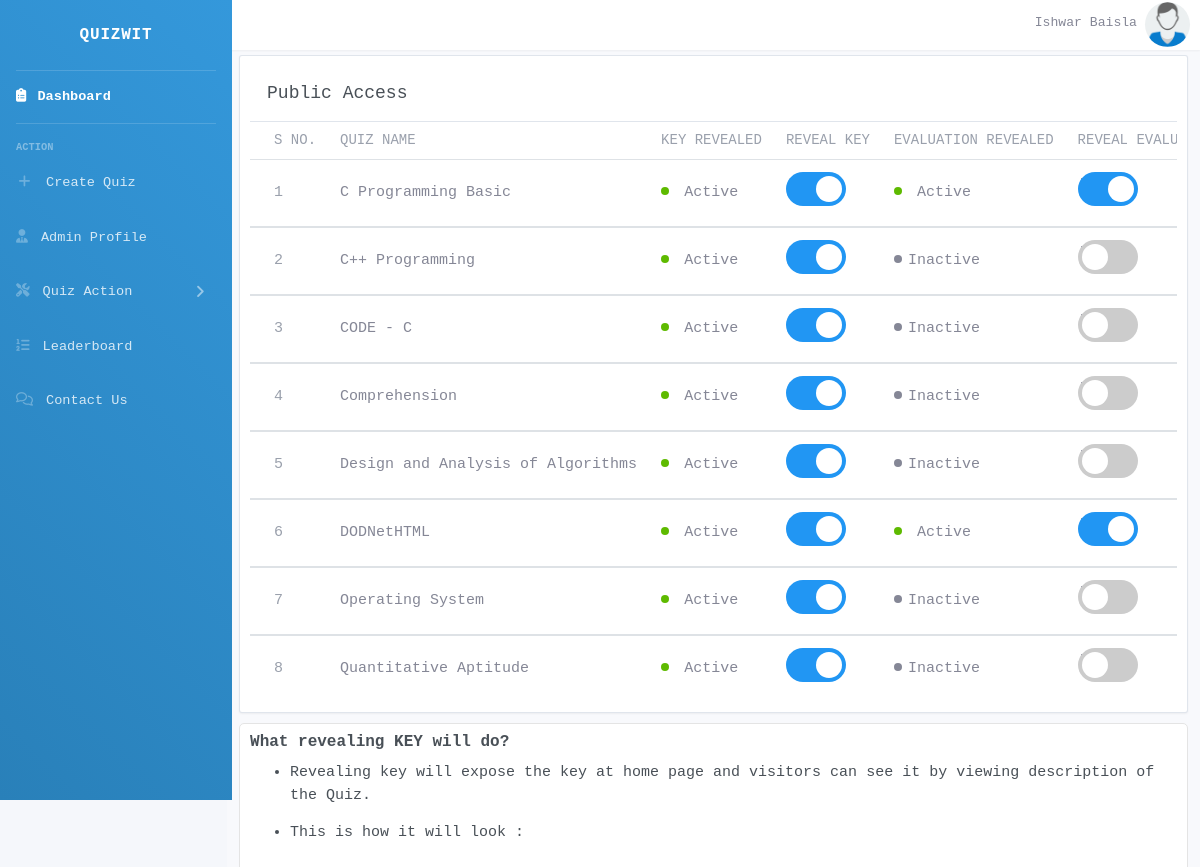
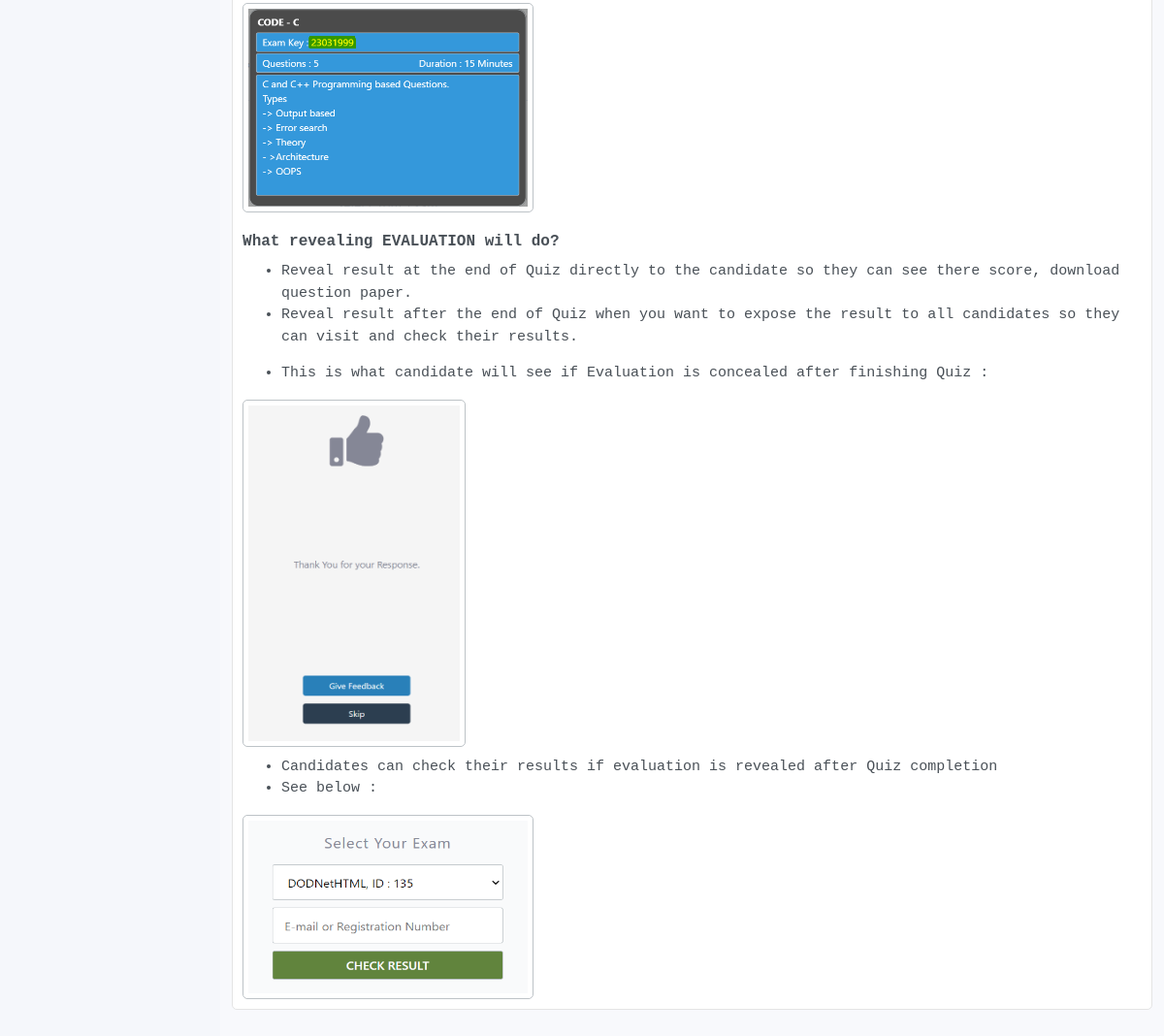
The app's page /public_access.php (signed in) with its own data (2 pictures, top to bottom).
### tables this page shows
CREATE TABLE `quizes` (
  `quiz_id` int(11) NOT NULL,
  `quiz_name` varchar(50) NOT NULL,
  `difficulty_level` char(30) NOT NULL,
  `description` varchar(1000) NOT NULL,
  `number_of_questions` int(11) NOT NULL,
  `is_active` int(11) NOT NULL,
  `active_timing` bigint(20) NOT NULL,
  `inactive_timing` bigint(20) NOT NULL,
  `Exam_key` varchar(30) NOT NULL,
  `key_access` tinyint(4) NOT NULL,
  `show_evaluation` tinyint(4) NOT NULL,
  `time_duration` int(11) NOT NULL,
  `marks_per_question` int(11) NOT NULL,
  `negative_marking` double NOT NULL,
  `passing_percentage` int(11) NOT NULL,
  `admin_email_id` int(11) NOT NULL,
  `time_stamp` varchar(100) NOT NULL
);

### public_access.php (the view, shortened to what this page needs)
<!DOCTYPE html>
<html>
<head>
</head>
</html>
<?php
    require_once('connection.php');
?>
<!DOCTYPE html>
<html>
	<?php include 'includes/header.php'; ?>
	<?php include 'includes/navbar.php'; ?>
	<div class="container">
  <div style="height: 55px;"></div>
		<div  style="margin-bottom: -40px;"class="row row-card row-deck">
			<div class="col-12">
				<div class="card">
					<div class="card-header">
						<h2 class="card-title">Public Access</h2>
					</div>
					<div class="table-responsive">
						<table class="table card-table table-vcenter text-nowrap">
							<thead>
								<tr>
									<th class="w-1">S No.</th>
									<th>Quiz Name</th>
									<th>Key Revealed</th>
									<th>Reveal Key</th>
									<th>Evaluation Revealed</th>
									<th>Reveal Evaluation</th>
								</tr>
							</thead>
							<tbody>
								<form action="toggle_state.php" method="get">
					        	<?php
					            $temp = "SELECT * FROM quizes WHERE admin_email_id='$_SESSION[admin_id]' ORDER BY quiz_name";
					            $result = mysqli_query($conn,$temp);
					            $i = 1;
					             $k=-1;
					             $m=1;
					            while($row = $result->fetch_assoc())
					            {
					               $sql = "SELECT * FROM question_bank WHERE quiz_id='$row[quiz_id]'";
					                    $temp = mysqli_query($conn,$sql);
					                  if($temp->num_rows>0)
					                  {
					                 $k = $k+1;
					                ?>
					                      <tr>
					                      	<td>
								              <span class="text-muted"><?php echo $i; ?></span>
								            </td>
					                        <td class="quiz-name"><?php echo $row['quiz_name']; ?></td>
					                    <td class="quiz-status">
					                        	<?php
					                        	if($row['key_access'])
					                    {
					                    	echo "<span class='status-icon bg-success'></span>
					                    		Active
					                    	<div class='count-active'></div>"; $m = 1;}
					                    else
					                    	{echo "<span class='status-icon bg-unsuccess'></span>Inactive";
					                     $m=2;}
					                    ?>
					                    </td>
					                    <td class='toggle'>
					                        <label class="switch">
					                        <?php
					                        if($m==1)
					                        {
					                        	?>
					                        <input class='check-key-access' onclick='change_key_access(<?php echo $row['quiz_id'];?>,<?php echo $k;?>)' type='checkbox' checked>;
					                        <?php
					                         }
					                         else {
					                         	?>
					                        <input class='check-key-access' onclick='change_key_access(<?php echo $row['quiz_id'];?>,<?php echo $k;?>)' type='checkbox' unchecked>;
                                              <?php
                                          }
                                          ?>
  											<span class="slider round"></span>
											</label>
					                    </td>
					                         <td class="quiz-status">
					                        	<?php
					                        	if($row['show_evaluation'])
					                    {
					                    	echo "<span class='status-icon bg-success'></span>
					                    		Active
					                    	<div class='count-active'></div>"; $m = 1;}
					                    else
					                    	{echo "<span class='status-icon bg-unsuccess'></span>Inactive";
					                     $m=2;}
					                    ?>
					                    </td>
					                    <td class='toggle'>
					                        <label class="switch">
					                        <?php
					                        if($m==1)
					                        {
					                        	?>
					                        <input class='check-evaluation' onclick='change_evaluation_access(<?php echo $row['quiz_id'];?>,<?php echo $k;?>)' type='checkbox' checked>;
					                        <?php
					                         }
					                         else {
					                         	?>
					                        <input class='check-evaluation' onclick='change_evaluation_access(<?php echo $row['quiz_id'];?>,<?php echo $k;?>)' type='checkbox' unchecked>;
                                              <?php
                                          }
                                          ?>
  											<span class="slider round"></span>
											</label>
					                    </td>
					                  </tr>
							</tbody>
							<?php
                                     $i =$i + 1;
					              }
					        }
					        ?>
						</table>
					</div>
				</div>
			</div>
		</div>
    <div class="explaining-feature">
   		<h5>What revealing KEY will do?</h5>
   				<ul>
   					<li> Revealing key will expose the key at home page and visitors can see it by viewing description of the Quiz.
   					</li>
   				</ul>
   				<ul>
   					<li>This is how it will look :</li>
   				</ul>
   			<img class="reveal-key" src="images/key_reveal.png" alt="view not able to load">
   		<br>
   		<br>
   		<h5>What revealing EVALUATION will do?</h5>
 			<ul>
   						<li>Reveal result at the end of Quiz directly to the candidate so they can see there score, download question paper.
   					    </li>
   						<li> Reveal result after the end of Quiz when you want to expose the result to all candidates so they can visit and check their results.
   						</li>
   					</ul>
   				<ul>
   					<li>This is what candidate will see if Evaluation is concealed after finishing Quiz :</li>
   				</ul>
   					<img class="conceal-result" src="images/concealed_quiz_result.png" alt="view not able to load">
   				<ul>
   					<li>Candidates can check their results if evaluation is revealed after Quiz completion  </li>
   					<li>See below :</li>
   				</ul>
   				<img class="check-result" src="images/check_result.png" alt="view not able to load">
    </div>
	</div>
</body>
</html>

### includes/header.php (shortened to what this page needs)
<!DOCTYPE html>
<html lang="en">
<head>
  <link href="css/sb-admin-2.css" rel="stylesheet">
  <link href="css/dashboard.css" rel="stylesheet">
</head>
<body id="page-top" >
  <div id="wrapper">

### includes/navbar.php (shortened to what this page needs)
   <ul style="max-height:100vh;overflow-y:auto;overflow-x:hidden;background: linear-gradient(45deg, #2980b9, #3498db);position: absolute;position: fixed;" class="navbar-nav sidebar sidebar-dark accordion open-close-sidebar" id="accordionSidebar">
<a class="sidebar-brand d-flex align-items-center justify-content-center" href="index.php">
  <div style="display: block;" class="sidebar-brand-text mx-3">QuizWit</div>
</a>
<hr class="sidebar-divider my-0">
<li class="nav-item active">
  <a class="nav-link" href="admin_dashboard.php">
    <i class="fas fa-clipboard-list"></i>
    <span>Dashboard</span></a>
</li>
<hr class="sidebar-divider">
<div class="sidebar-heading">
  Action
</div>
<li class="nav-item">
  <a class="nav-link collapsed" href="createquiz.php" >
    <i class="fas fa-fw fa-plus"></i>
    <span>Create Quiz</span>
  </a>
</li>
<li class="nav-item">
  <a class="nav-link" href="admin_profile.php">
    <i class="fas fa-user-tie"></i>
    <span>Admin Profile</span></a>
</li>
<li class="nav-item">
  <?php
  $control = 0;
  $quizControl = 0;
    $sql = "SELECT * FROM quizes WHERE admin_email_id='$_SESSION[admin_id]'";
    $result = mysqli_query($conn,$sql);
    while($row = $result->fetch_assoc()){
      $quizControl  = 1;
      $sql = "SELECT * FROM question_bank WHERE quiz_id='$row[quiz_id]'";
      $res = mysqli_query($conn,$sql);
      if($res->num_rows>0)
        {$control = 1;
        break;}
    }
  ?>
<?php if($quizControl){?>
  <a class="nav-link collapsed" style="position:relative;" href="#" data-toggle="collapse" data-target="#collapseUtilities" aria-expanded="true" aria-controls="collapseUtilities">
    <i class="fas fa-tools"></i>
    <span>Quiz Action</span>
  </a>
<?php }?>
</li>
<?php
if($control){
?>
<li class="nav-item">
  <a class="nav-link" href="leaderboard.php">
    <i class="fas fa-list-ol"></i>
    <span>Leaderboard</span></a>
</li>
<?php
}
?>
<li class="nav-item">
  <a class="nav-link" href="contact_us.php">
    <i class="far fa-comments"></i>
    <span>Contact Us</span></a>
</li>
</ul>
    <div id="content-wrapper" class="d-flex flex-column">
      <div id="content">
        <nav style="z-index: 2;width: 100%;position: absolute;left: 0;top:0;position: fixed;height: 50px;" class="navbar navbar-expand navbar-light bg-white topbar mb-4 static-top shadow">
          <ul class="navbar-nav ml-auto">
            <li style="position: absolute;right: 2px;top:-12px;" class="nav-item dropdown no-arrow">
              <a class="nav-link dropdown-toggle" href="#" id="userDropdown" role="button" data-toggle="dropdown" aria-haspopup="true" aria-expanded="false">
                <span class="mr-2 d-none d-lg-inline text-gray-600 small">
               <?php echo $_SESSION['name']; ?>
                  <?php
                    $sql = "SELECT * FROM profile_photo WHERE admin_email='$_SESSION[email]'";
                    $result = mysqli_query($conn,$sql);
                    if($result->num_rows==1)
                    {
                      $row = $result->fetch_assoc();
                      $image_name = $row['image_name'];
                    }
                    else $image_name = "default_image.png";
                  ?>
                </span>
                <span class="p-img-c" >
                  <img id="menu-circle-photo"  src="profile_photo/<?php echo $image_name; ?>" style="max-width:100%;">
                </span>
              </a>
            </li>
          </ul>
        </nav>

### public_access.php (style rules this page uses)
.explaining-feature { margin-bottom: 30px; margin-top: -15px; background: white; padding: 10px; border-radius: 5px; border: 0.5px solid #e4e4e4; }
.reveal-key { width: 300px; height: 216px; border: 0.5px solid #bdc3c7; border-radius: 5px; padding: 5px; margin-top: 10px; }
.conceal-result { height: 358px; width: 230px; border: 0.5px solid #bdc3c7; border-radius: 5px; padding: 5px; margin-bottom: 10px; }
.check-result { height: 190px; width: 300px; border: 0.5px solid #bdc3c7; border-radius: 5px; padding: 5px; }

### includes/header.php (style rules this page uses)
body { font-family: monospace; }
.open-close-sidebar { z-index: 3; }

### records on screen
quizes: quiz_name "C Programming Basic", key_access 1 (drawn), show_evaluation 1 (drawn)
quizes: quiz_name "C++ Programming", key_access 1 (drawn), show_evaluation 0 (drawn)
quizes: quiz_name "CODE - C", key_access 1 (drawn), show_evaluation 0 (drawn)
quizes: quiz_name "Comprehension", key_access 1 (drawn), show_evaluation 0 (drawn)
quizes: quiz_name "Design and Analysis of Algorithms", key_access 1 (drawn), show_evaluation 0 (drawn)
quizes: quiz_name "DODNetHTML", key_access 1 (drawn), show_evaluation 1 (drawn)
quizes: quiz_name "Operating System", key_access 1 (drawn), show_evaluation 0 (drawn)
quizes: quiz_name "Quantitative Aptitude", key_access 1 (drawn), show_evaluation 0 (drawn)

### other values on screen
$_SESSION['name'] "Ishwar Baisla"
